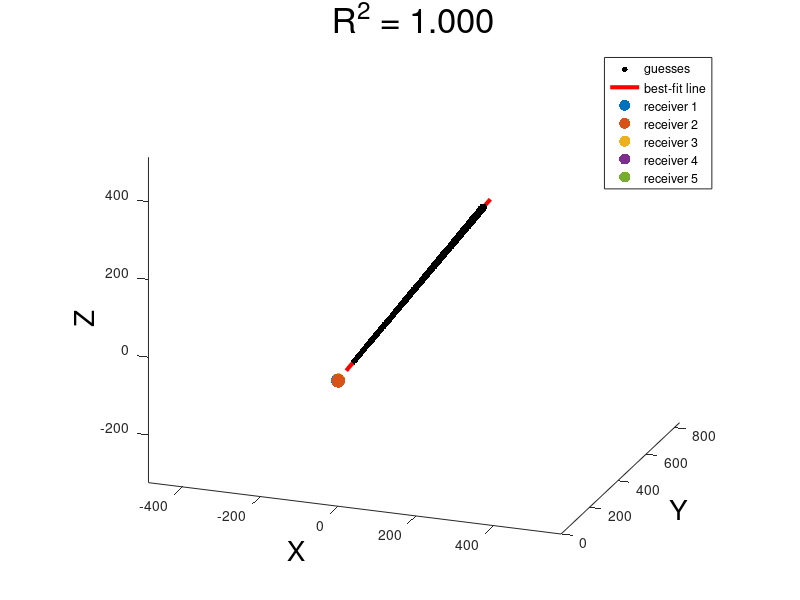

The MATLAB source for this figure:
function guesses=david_script
% Receiver positions & times
p1=[-1  0  0];
p2=[ 0 -1  0];
p3=[ 1  0  1];
p4=[ 0  1  0];
p5=[ 0  0  1];
t1=0.0031;
t2=0.0056;
t3=0.0019;
t5=0.0022;
% Generate a list of plausible guesses
percent = 0.01;
[x,y,z]=deal(cell(201,1));
[x_i,y_i]=meshgrid(single(-800:800),single(-800:800));
x_i=x_i(:);
y_i=y_i(:);
z_i=ones(size(x_i),'single');
fprintf('Generating plausible guesses\n')
for i=0:200    
    [x{i+1},y{i+1},z{i+1}]=get_plausible_guesses(x_i(:),y_i(:),single(i)*z_i(:));
    fprintf('Iteration %3u/201\n',i+1)
end
x=cell2mat(x);
y=cell2mat(y);
z=cell2mat(z);
guesses=[x y z];
guessNumber=size(guesses,1); 
fprintf('\n\nNumber of plausible guesses = %u\n\n',guessNumber)
% Get parameters of best-fit-thought the guesses and visulize
% -------------------------------------------------------------------------
[Hg,Hl]=best_fit_3D_line(guesses);
% Also visulize receiver positions
% -------------------------------------------------------------------------
P={p1 p2 p3 p4 p5};
Hp=zeros(1,5);
for i=1:5
    Hp(i)=plot3(P{i}(1),P{i}(2),P{i}(3),'.','MarkerSize',30);
end
legend([Hg Hl Hp],{'guesses' 'best-fit line' 'receiver 1' 'receiver 2' 'receiver 3' 'receiver 4' 'receiver 5'})
if nargout<1, clear guesses; end
      function [x,y,z]=get_plausible_guesses(x,y,z)
      % Remove grid points based on specified contraints
      % ---------------------------------------------------------------------
      % Constraint # 1
      idx=x>=y;
      x(idx)=[];
      y(idx)=[];
      z(idx)=[];
      % Constraint # 2
      idx=z<=2*x;
      x(idx)=[];
      y(idx)=[];
      z(idx)=[];
      % Distance of the two receivers with the lowest tdoa
      D4=(x-p4(1)).^2 + (y-p4(2)).^2 + (z-p4(3)).^2;
      D3=(x-p3(1)).^2 + (y-p3(2)).^2 + (z-p3(3)).^2;
      idx=D4>=D3;
      x(idx)=[];
      y(idx)=[];
      z(idx)=[];
      D3(idx)=[];
      D4(idx)=[];
      % Distance of the receiver with the next lowest tdoa
      D5=(x-p5(1)).^2 + (y-p5(2)).^2 + (z-p5(3)).^2;
      idx=D3>=D5;
      x(idx)=[];
      y(idx)=[];
      z(idx)=[];
      D3(idx)=[];
      D4(idx)=[];
      D5(idx)=[];
      % Distance of the receiver with the next lowest tdoa
      D1=(x-p1(1)).^2 + (y-p1(2)).^2 + (z-p1(3)).^2;
      idx=D5>=D1;
      x(idx)=[];
      y(idx)=[];
      z(idx)=[];
      D1(idx)=[];
      D3(idx)=[];
      D4(idx)=[];
      D5(idx)=[];
      % Distance of the receiver with the next lowest tdoa
      D2=(x-p2(1)).^2 + (y-p2(2)).^2 + (z-p2(3)).^2;
      idx=D1>=D2;
      x(idx)=[];
      y(idx)=[];
      z(idx)=[];
      D1(idx)=[];
      D2(idx)=[];
      D3(idx)=[];
      D4(idx)=[];
      D5(idx)=[];
      % Enforce additional constraints
      % ---------------------------------------------------------------------
      [D1,D2,D3,D4,D5]=deal(sqrt(D1),sqrt(D2),sqrt(D3),sqrt(D4),sqrt(D5));
      tdoa1 = (D1-D4)/343;
      tdoa2 = (D2-D4)/343;
      tdoa3 = (D3-D4)/343;
      tdoa5 = (D5-D4)/343;
      clear D1 D2 D3 D4 D5
      % If the calculated value of any tdoa deviates more than 5% of the ideal,
      % then this is not a plausible solution
      idx= (tdoa1>=(t1+(percent*t1))) | (tdoa1<=(t1-(percent*t1))) | ...
          (tdoa2>=(t2+(percent*t2))) | (tdoa2<=(t2-(percent*t2))) | ...
          (tdoa3>=(t3+(percent*t3))) | (tdoa3<=(t3-(percent*t3))) | ...
          (tdoa5>=(t5+(percent*t5))) | (tdoa5<=(t5-(percent*t5)));
      % Plausible guesses
      x(idx)=[];
      y(idx)=[];
      z(idx)=[];
      end
end
function [Hg,Hl]=best_fit_3D_line(X)
N=size(X,1);
% Find line of best fit (in least-squares sense) through X
% -------------------------------------------------------------------------
X_ave=mean(X,1);            % mean; line of best fit will pass through this point
dX=bsxfun(@minus,X,X_ave);  % residuals
C=(dX'*dX)/(N-1);           % variance-covariance matrix of X
[R,D]=svd(C,0);             % singular value decomposition of C; C=R*D*R'
% Coefficient of determination; R^2 = (explained variance)/(total variance)
D=diag(D);
R2=D(1)/sum(D);
% Visualize X and line of best fit
% -------------------------------------------------------------------------
% End-points of a best-fit line (segment); used for visualization only
x=dX*R(:,1);    % project residuals on R(:,1)
x_min=min(x);
x_max=max(x);
dx=x_max-x_min;
Xa=(x_min-0.05*dx)*R(:,1)' + X_ave;
Xb=(x_max+0.05*dx)*R(:,1)' + X_ave;
X_end=[Xa;Xb];
figure('color','w')
axis equal
hold on
Hl=plot3(X_end(:,1),X_end(:,2),X_end(:,3),'-r','LineWidth',3); % best fit line
Hg=plot3(X(:,1),X(:,2),X(:,3),'.k','MarkerSize',13);         
set(get(gca,'Title'),'String',sprintf('R^2 = %.3f',R2),'FontSize',25,'FontWeight','normal')
xlabel('X','FontSize',20,'Color','k')
ylabel('Y','FontSize',20,'Color','k')
zlabel('Z','FontSize',20,'Color','k')
view([20 20])
drawnow
% Display line parameters
% -------------------------------------------------------------------------
fprintf('Best fit line : L(t) = Xo + t*r, where\n')
fprintf('Xo  = [ '); fprintf('%.4f ',X_ave);   fprintf(']\n') 
fprintf('r   = [ '); fprintf('%.4f ',R(:,1)'); fprintf(']\n') 
fprintf('R^2 = %.4f\n',R2)
end